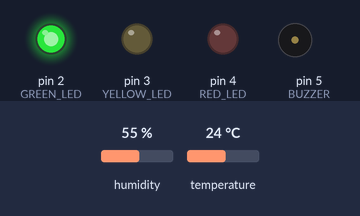
Recording of a sketch running on a simulated Arduino Uno, built with avr-gcc and run on an emulated ATmega328P. Parts: output pins drawn as LEDs (lit = HIGH), buzzer (waves = sounding, pin HIGH). The test bench sets the inputs (shaded band); at power-on: temperature 24 °C, humidity 55 %.

Above: at 2.8 s.
2.9 s: temperature set to 26 °C
At 5.2 s:
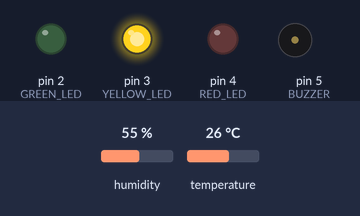
5.6 s: temperature set to 28 °C
8.3 s: temperature set to 31 °C
At 11.2 s:
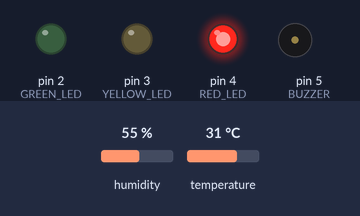
11.6 s: temperature set to 12 °C
At 13.6 s:
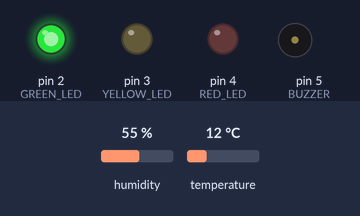
14.3 s: temperature set to 33 °C
At 17.2 s:
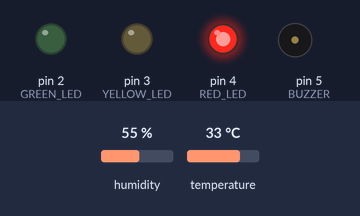
Timing chart, 0 to 18.7 s (numbered marks = the images above; inputs shaded):
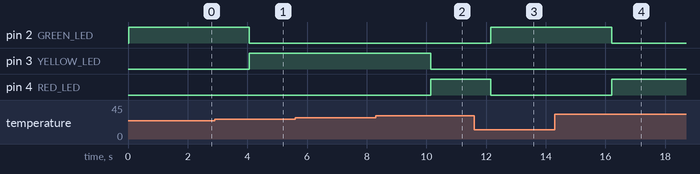

Measured:
- the behaviour switches between 24 and 25 °C on temperature (found by bisection; images 0 and 1)
- the behaviour switches between 29 and 30 °C on temperature (found by bisection; images 1 and 2)
- after the input at 2.9 s, pin 2 (GREEN_LED): HIGH → LOW after 1.2 s; pin 3 (YELLOW_LED): LOW → HIGH after 1.2 s
- after the input at 5.6 s, every drawn part: stays the same
- after the input at 8.3 s, pin 3 (YELLOW_LED): HIGH → LOW after 1.8 s; pin 4 (RED_LED): LOW → HIGH after 1.8 s
- after the input at 11.6 s, pin 2 (GREEN_LED): LOW → HIGH after 0.56 s; pin 4 (RED_LED): HIGH → LOW after 0.56 s
- after the input at 14.3 s, pin 2 (GREEN_LED): HIGH → LOW after 1.9 s; pin 4 (RED_LED): LOW → HIGH after 1.9 s

The sketch:

temperature_detection.ino
```cpp
#include "DHT.h"


#define DHTPIN 6       // DHT11 sensor connected to pin D6

#define DHTTYPE DHT11


#define GREEN_LED 2    // Green LED on D2

#define YELLOW_LED 3   // Yellow LED on D3

#define RED_LED 4      // Red LED on D4

#define BUZZER 5       // Buzzer on D5


DHT dht(DHTPIN, DHTTYPE);


void setup() {

    pinMode(GREEN_LED, OUTPUT);

    pinMode(YELLOW_LED, OUTPUT);

    pinMode(RED_LED, OUTPUT);

    pinMode(BUZZER, OUTPUT);


    dht.begin();

}


void loop() {

    float temp = dht.readTemperature(); // Read temperature


    if (temp < 25) {

        digitalWrite(GREEN_LED, HIGH);

        digitalWrite(YELLOW_LED, LOW);

        digitalWrite(RED_LED, LOW);

        digitalWrite(BUZZER, LOW);  // No buzzer sound

    }

    else if (temp >= 25 && temp < 30) {

        digitalWrite(GREEN_LED, LOW);

        digitalWrite(YELLOW_LED, HIGH);

        digitalWrite(RED_LED, LOW);

        digitalWrite(BUZZER, LOW);  // No buzzer sound

    }

    else if (temp >= 30) {

        digitalWrite(GREEN_LED, LOW);

        digitalWrite(YELLOW_LED, LOW);

        digitalWrite(RED_LED, HIGH);  // Red LED ON

        // Buzzer controlled by AND gate

    }


    delay(2000);  // Wait for 2 seconds before the next reading

}
```
